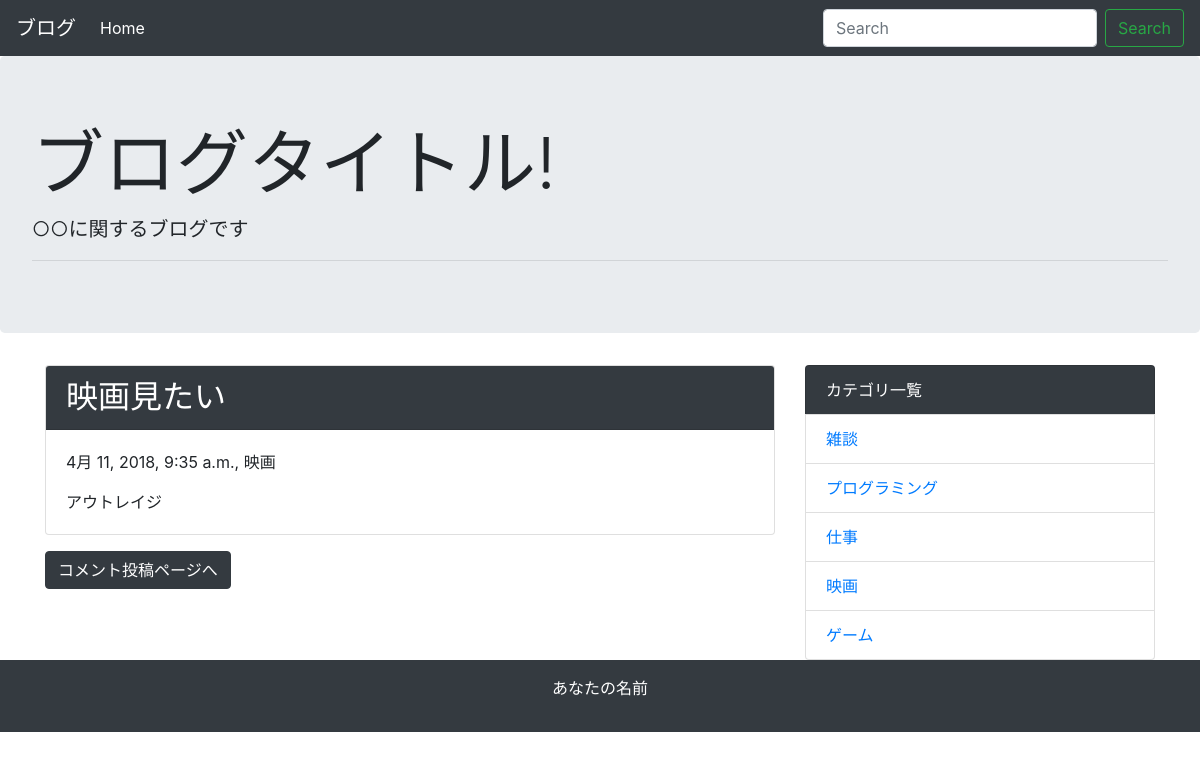
Before: /detail/7/ with the older database file.
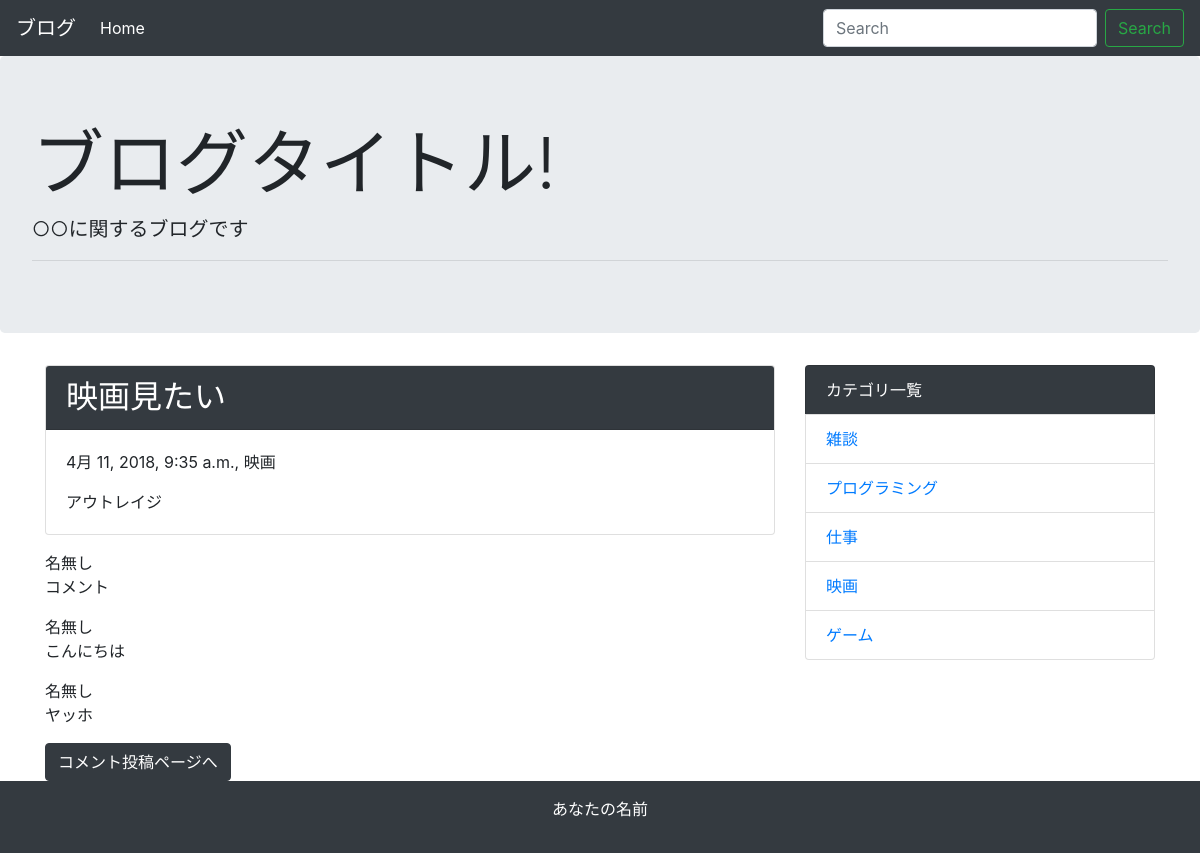
After: the same page with the newer database file.
### blog/models.py (models this page shows, shortened)
class Category(models.Model):
	name = models.CharField('カテゴリ名', max_length=255)
	created_at = models.DateTimeField('作成日', default=timezone.now)
	def __str__(self):
		return self.name

class Comment(models.Model):
	name = models.CharField('お名前', max_length=30, default='名無し')
	text = models.TextField('本文')
	post = models.ForeignKey(Post, verbose_name='紐づく記事', on_delete=models.PROTECT)
	created_at = models.DateTimeField('作成日', default=timezone.now)

### blog/views.py (the view)
# urls.py: path('detail/<int:pk>/', views.DetailView.as_view(), name='detail'),
class DetailView(generic.DetailView):
	model = Post

### blog/context_processors.py (called while the page is built)
def common(request):
	context = {
		'category_list': Category.objects.all()
	}
	return context

### blog/templates/blog/post_detail.html
{% extends 'blog/base.html' %}
{% block content %}
<div class="card mb-3">
  <h2 class="card-header bg-dark text-white">{{ post.title }}</h2>
  <div class="card-body">
    <p>{{ post.created_at }}, {{ post.category }}</p>
    {{ post.text | linebreaksbr | urlize}}
  </div>
</div>
{% for comment in post.comment_set.all %}
  <p>
    {{ comment.name }}<br>
    {{ comment.text | linebreaksbr }}
  </p>
{% endfor %}
<a class="btn btn-dark" href="{% url 'blog:comment' post.pk %}">コメント投稿ページへ</a>
{% endblock %}

### blog/templates/blog/base.html (shortened to what this page needs)
<!doctype html>
<html lang="ja">
  <head>
    <link rel="stylesheet" href="https://maxcdn.bootstrapcdn.com/bootstrap/4.0.0-beta.2/css/bootstrap.min.css">
  </head>
  <body>
    <nav class="navbar navbar-expand-lg navbar-dark bg-dark">
      <a class="navbar-brand" href="#">ブログ</a>
      <div class="collapse navbar-collapse" id="navbarSupportedContent">
        <ul class="navbar-nav mr-auto">
          <li class="nav-item active">
            <a class="nav-link" href="{% url 'blog:index' %}">Home</a>
          </li>
        </ul>
        <form class="form-inline my-2 my-lg-0" method="GET" action="{% url 'blog:index' %}">
          <input class="form-control mr-sm-2" type="text" placeholder="Search" aria-label="Search" name="keyword">
          <button class="btn btn-outline-success my-2 my-sm-0" type="submit">Search</button>
        </form>
      </div>
    </nav>
    <div class="jumbotron">
      <h1 class="display-3">ブログタイトル!</h1>
      <p class="lead">○○に関するブログです</p>
      <hr class="my-2">
    </div>
    <div class="container">
      <div class="row">
        <div class="col-md-8">
          {% block content %}
          {% endblock %}
        </div>
        <div class="col-md-4">
          <ul class="list-group">
            <li class="list-group-item bg-dark text-white">カテゴリ一覧</li>
            {% for category in category_list %}
              <li class="list-group-item"><a href="{% url 'blog:category' category.pk %}">{{ category }}</a></li>
            {% endfor %}
          </ul>
        </div>
      </div>
    </div>
    <footer class="bg-dark text-white text-center py-3">
      <p>あなたの名前</p>
    </footer>
  </body>
</html>

Changed rows visible on the page:
added Comment: name "名無し", text "コメント"
added Comment: name "名無し", text "こんにちは"
added Comment: name "名無し", text "ヤッホ"
